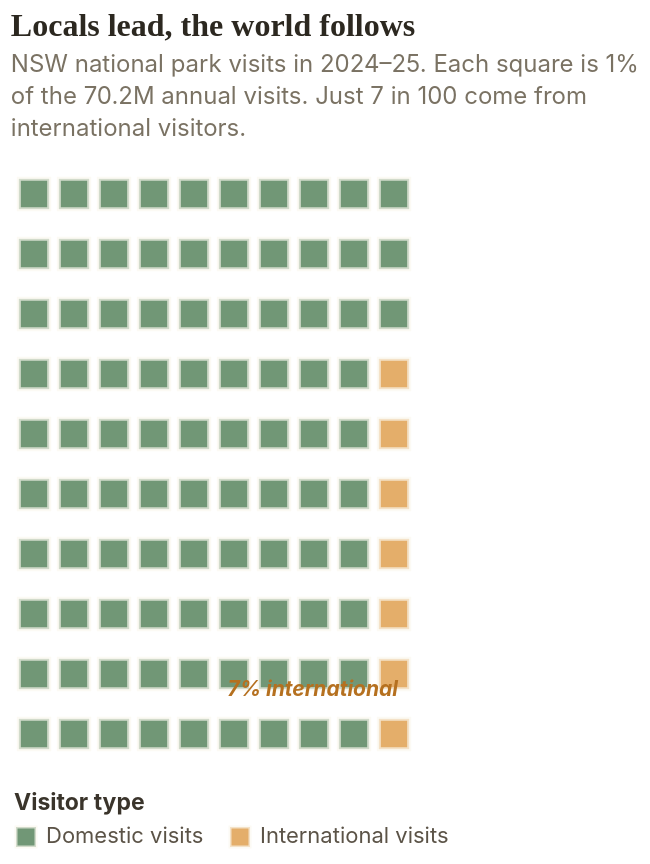

Source (Vega-Lite JSON):
### Vega-Lite specification from a JSON file in a GitHub repository (floating-point values rounded to 4 significant figures)
{"$schema": "https://vega.github.io/schema/vega-lite/v5.json", "title": {"text": "Locals lead, the world follows", "subtitle": ["NSW national park visits in 2024–25. Each square is 1%", "of the 70.2M annual visits. Just 7 in 100 come from", "international visitors."], "subtitleLineHeight": 16}, "width": "container", "height": 300, "data": {"values": [{"col": 0, "row": 0, "kind": "Domestic visits"}, {"col": 0, "row": 1, "kind": "Domestic visits"}, {"col": 0, "row": 2, "kind": "Domestic visits"}, {"col": 0, "row": 3, "kind": "Domestic visits"}, {"col": 0, "row": 4, "kind": "Domestic visits"}, {"col": 0, "row": 5, "kind": "Domestic visits"}, {"col": 0, "row": 6, "kind": "Domestic visits"}, {"col": 0, "row": 7, "kind": "Domestic visits"}, {"col": 0, "row": 8, "kind": "Domestic visits"}, {"col": 0, "row": 9, "kind": "Domestic visits"}, {"col": 1, "row": 0, "kind": "Domestic visits"}, {"col": 1, "row": 1, "kind": "Domestic visits"}, {"col": 1, "row": 2, "kind": "Domestic visits"}, {"col": 1, "row": 3, "kind": "Domestic visits"}, {"col": 1, "row": 4, "kind": "Domestic visits"}, {"col": 1, "row": 5, "kind": "Domestic visits"}, {"col": 1, "row": 6, "kind": "Domestic visits"}, {"col": 1, "row": 7, "kind": "Domestic visits"}, {"col": 1, "row": 8, "kind": "Domestic visits"}, {"col": 1, "row": 9, "kind": "Domestic visits"}, {"col": 2, "row": 0, "kind": "Domestic visits"}, {"col": 2, "row": 1, "kind": "Domestic visits"}, {"col": 2, "row": 2, "kind": "Domestic visits"}, {"col": 2, "row": 3, "kind": "Domestic visits"}, {"col": 2, "row": 4, "kind": "Domestic visits"}, {"col": 2, "row": 5, "kind": "Domestic visits"}, {"col": 2, "row": 6, "kind": "Domestic visits"}, {"col": 2, "row": 7, "kind": "Domestic visits"}, {"col": 2, "row": 8, "kind": "Domestic visits"}, {"col": 2, "row": 9, "kind": "Domestic visits"}, {"col": 3, "row": 0, "kind": "Domestic visits"}, {"col": 3, "row": 1, "kind": "Domestic visits"}, {"col": 3, "row": 2, "kind": "Domestic visits"}, {"col": 3, "row": 3, "kind": "Domestic visits"}, {"col": 3, "row": 4, "kind": "Domestic visits"}, {"col": 3, "row": 5, "kind": "Domestic visits"}, {"col": 3, "row": 6, "kind": "Domestic visits"}, {"col": 3, "row": 7, "kind": "Domestic visits"}, {"col": 3, "row": 8, "kind": "Domestic visits"}, {"col": 3, "row": 9, "kind": "Domestic visits"}, {"col": 4, "row": 0, "kind": "Domestic visits"}, {"col": 4, "row": 1, "kind": "Domestic visits"}, {"col": 4, "row": 2, "kind": "Domestic visits"}, {"col": 4, "row": 3, "kind": "Domestic visits"}, {"col": 4, "row": 4, "kind": "Domestic visits"}, {"col": 4, "row": 5, "kind": "Domestic visits"}, {"col": 4, "row": 6, "kind": "Domestic visits"}, {"col": 4, "row": 7, "kind": "Domestic visits"}, {"col": 4, "row": 8, "kind": "Domestic visits"}, {"col": 4, "row": 9, "kind": "Domestic visits"}, {"col": 5, "row": 0, "kind": "Domestic visits"}, {"col": 5, "row": 1, "kind": "Domestic visits"}, {"col": 5, "row": 2, "kind": "Domestic visits"}, {"col": 5, "row": 3, "kind": "Domestic visits"}, {"col": 5, "row": 4, "kind": "Domestic visits"}, {"col": 5, "row": 5, "kind": "Domestic visits"}, {"col": 5, "row": 6, "kind": "Domestic visits"}, {"col": 5, "row": 7, "kind": "Domestic visits"}, {"col": 5, "row": 8, "kind": "Domestic visits"}, {"col": 5, "row": 9, "kind": "Domestic visits"}, {"col": 6, "row": 0, "kind": "Domestic visits"}, {"col": 6, "row": 1, "kind": "Domestic visits"}, {"col": 6, "row": 2, "kind": "Domestic visits"}, {"col": 6, "row": 3, "kind": "Domestic visits"}, {"col": 6, "row": 4, "kind": "Domestic visits"}, {"col": 6, "row": 5, "kind": "Domestic visits"}, {"col": 6, "row": 6, "kind": "Domestic visits"}, {"col": 6, "row": 7, "kind": "Domestic visits"}, {"col": 6, "row": 8, "kind": "Domestic visits"}, {"col": 6, "row": 9, "kind": "Domestic visits"}, {"col": 7, "row": 0, "kind": "Domestic visits"}, {"col": 7, "row": 1, "kind": "Domestic visits"}, {"col": 7, "row": 2, "kind": "Domestic visits"}, {"col": 7, "row": 3, "kind": "Domestic visits"}, {"col": 7, "row": 4, "kind": "Domestic visits"}, {"col": 7, "row": 5, "kind": "Domestic visits"}, {"col": 7, "row": 6, "kind": "Domestic visits"}, {"col": 7, "row": 7, "kind": "Domestic visits"}, {"col": 7, "row": 8, "kind": "Domestic visits"}, {"col": 7, "row": 9, "kind": "Domestic visits"}, {"col": 8, "row": 0, "kind": "Domestic visits"}, {"col": 8, "row": 1, "kind": "Domestic visits"}, {"col": 8, "row": 2, "kind": "Domestic visits"}, {"col": 8, "row": 3, "kind": "Domestic visits"}, {"col": 8, "row": 4, "kind": "Domestic visits"}, {"col": 8, "row": 5, "kind": "Domestic visits"}, {"col": 8, "row": 6, "kind": "Domestic visits"}, {"col": 8, "row": 7, "kind": "Domestic visits"}, {"col": 8, "row": 8, "kind": "Domestic visits"}, {"col": 8, "row": 9, "kind": "Domestic visits"}, {"col": 9, "row": 0, "kind": "Domestic visits"}, {"col": 9, "row": 1, "kind": "Domestic visits"}, {"col": 9, "row": 2, "kind": "Domestic visits"}, {"col": 9, "row": 3, "kind": "International visits"}, {"col": 9, "row": 4, "kind": "International visits"}, {"col": 9, "row": 5, "kind": "International visits"}, {"col": 9, "row": 6, "kind": "International visits"}, {"col": 9, "row": 7, "kind": "International visits"}, {"col": 9, "row": 8, "kind": "International visits"}, {"col": 9, "row": 9, "kind": "International visits"}]}, "layer": [{"mark": {"type": "square", "size": 230, "cornerRadius": 2, "stroke": "#fbf8f0", "strokeWidth": 2}, "encoding": {"x": {"field": "col", "type": "ordinal", "axis": null, "title": null}, "y": {"field": "row", "type": "ordinal", "axis": null, "title": null, "sort": "descending"}, "color": {"field": "kind", "type": "nominal", "title": "Visitor type", "scale": {"domain": ["Domestic visits", "International visits"], "range": ["#356b3c", "#d98c2b"]}, "legend": {"orient": "bottom", "direction": "horizontal", "offset": 14}}, "tooltip": [{"field": "kind", "title": "Visitor type"}]}}, {"data": {"values": [{"x": 9, "y": 9, "line": "7% international"}]}, "mark": {"type": "text", "align": "right", "dx": 2, "dy": -22, "font": "Inter, sans-serif", "fontSize": 10.5, "fontStyle": "italic", "fontWeight": 700, "color": "#b5701f"}, "encoding": {"x": {"field": "x", "type": "ordinal"}, "y": {"field": "y", "type": "ordinal", "sort": "descending"}, "text": {"field": "line"}}}], "config": {"background": null, "font": "Inter, sans-serif", "view": {"stroke": null}, "padding": 5, "legend": {"labelFont": "Inter, sans-serif", "titleFont": "Inter, sans-serif", "labelColor": "#5b5347", "titleColor": "#3a342b", "labelFontSize": 11, "titleFontSize": 11.5}, "title": {"font": "Fraunces, serif", "fontSize": 16, "anchor": "start", "color": "#2c2820", "fontWeight": 600, "subtitleFont": "Inter, sans-serif", "subtitleColor": "#7a7263", "subtitleFontSize": 12, "subtitlePadding": 6, "offset": 12}}}
